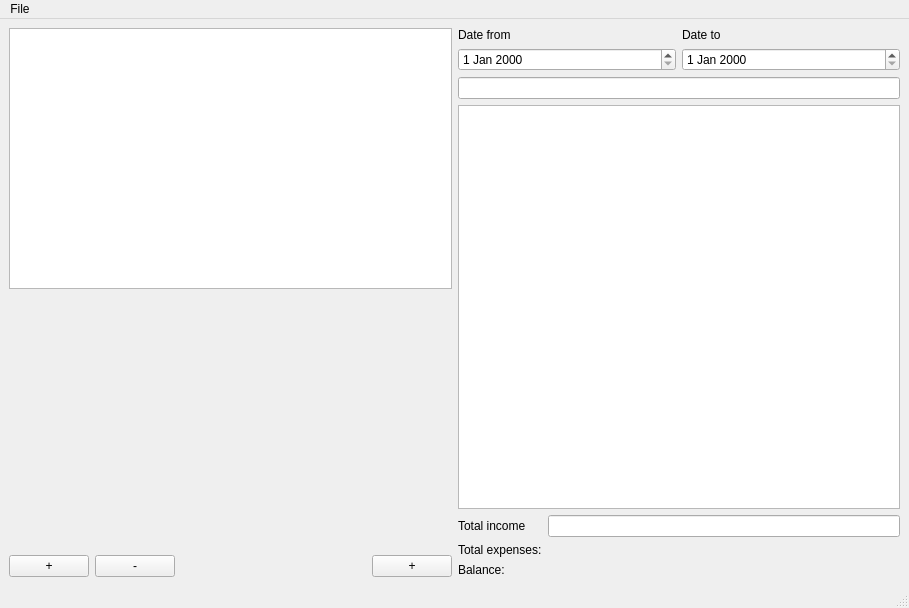
<?xml version="1.0" encoding="UTF-8"?>
<ui version="4.0">
 <class>Budget</class>
 <widget class="QMainWindow" name="Budget">
  <property name="geometry">
   <rect>
    <x>0</x>
    <y>0</y>
    <width>909</width>
    <height>608</height>
   </rect>
  </property>
  <property name="windowTitle">
   <string>MainWindow</string>
  </property>
  <widget class="QWidget" name="centralwidget">
   <layout class="QHBoxLayout" name="horizontalLayout_4">
    <item>
     <layout class="QVBoxLayout" name="laoyut_left">
      <item>
       <widget class="QListView" name="group_list"/>
      </item>
      <item>
       <spacer name="verticalSpacer">
        <property name="orientation">
         <enum>Qt::Orientation::Vertical</enum>
        </property>
        <property name="sizeHint" stdset="0">
         <size>
          <width>20</width>
          <height>40</height>
         </size>
        </property>
       </spacer>
      </item>
      <item>
       <layout class="QHBoxLayout" name="horizontalLayout">
        <item>
         <widget class="QPushButton" name="add_group">
          <property name="text">
           <string>+</string>
          </property>
         </widget>
        </item>
        <item>
         <widget class="QPushButton" name="del_group">
          <property name="text">
           <string>-</string>
          </property>
         </widget>
        </item>
        <item>
         <spacer name="horizontalSpacer">
          <property name="orientation">
           <enum>Qt::Orientation::Horizontal</enum>
          </property>
          <property name="sizeHint" stdset="0">
           <size>
            <width>40</width>
            <height>20</height>
           </size>
          </property>
         </spacer>
        </item>
        <item>
         <widget class="QPushButton" name="add_trans">
          <property name="text">
           <string>+</string>
          </property>
         </widget>
        </item>
       </layout>
      </item>
     </layout>
    </item>
    <item>
     <layout class="QVBoxLayout" name="layout_right">
      <item>
       <layout class="QHBoxLayout" name="horizontalLayout_3">
        <item>
         <layout class="QVBoxLayout" name="layout_date_from">
          <item>
           <widget class="QLabel" name="label">
            <property name="text">
             <string>Date from</string>
            </property>
           </widget>
          </item>
          <item>
           <widget class="QDateEdit" name="date_from"/>
          </item>
         </layout>
        </item>
        <item>
         <layout class="QVBoxLayout" name="layout_date_to">
          <item>
           <widget class="QLabel" name="label_2">
            <property name="text">
             <string>Date to</string>
            </property>
           </widget>
          </item>
          <item>
           <widget class="QDateEdit" name="date_to"/>
          </item>
         </layout>
        </item>
       </layout>
      </item>
      <item>
       <widget class="QLineEdit" name="find"/>
      </item>
      <item>
       <widget class="QTableView" name="table_trans"/>
      </item>
      <item>
       <layout class="QFormLayout" name="layout_balance">
        <item row="0" column="0">
         <widget class="QLabel" name="label_3">
          <property name="text">
           <string>Total income</string>
          </property>
         </widget>
        </item>
        <item row="0" column="1">
         <widget class="QLineEdit" name="total_income"/>
        </item>
        <item row="1" column="0">
         <widget class="QLabel" name="label_4">
          <property name="text">
           <string>Total expenses:</string>
          </property>
         </widget>
        </item>
        <item row="2" column="0">
         <widget class="QLabel" name="label_5">
          <property name="text">
           <string>Balance:</string>
          </property>
         </widget>
        </item>
        <item row="1" column="1">
         <widget class="QLabel" name="total_expenses">
          <property name="text">
           <string/>
          </property>
         </widget>
        </item>
        <item row="2" column="1">
         <widget class="QLabel" name="balance">
          <property name="text">
           <string/>
          </property>
         </widget>
        </item>
       </layout>
      </item>
     </layout>
    </item>
   </layout>
  </widget>
  <widget class="QMenuBar" name="menubar">
   <property name="geometry">
    <rect>
     <x>0</x>
     <y>0</y>
     <width>909</width>
     <height>21</height>
    </rect>
   </property>
   <widget class="QMenu" name="menuFile">
    <property name="title">
     <string>File</string>
    </property>
    <addaction name="actionExit"/>
   </widget>
   <addaction name="menuFile"/>
  </widget>
  <widget class="QStatusBar" name="statusbar"/>
  <action name="actionExit">
   <property name="text">
    <string>Exit</string>
   </property>
  </action>
 </widget>
 <resources/>
 <connections>
  <connection>
   <sender>actionExit</sender>
   <signal>triggered()</signal>
   <receiver>Budget</receiver>
   <slot>close()</slot>
   <hints>
    <hint type="sourcelabel">
     <x>-1</x>
     <y>-1</y>
    </hint>
    <hint type="destinationlabel">
     <x>277</x>
     <y>175</y>
    </hint>
   </hints>
  </connection>
 </connections>
</ui>
